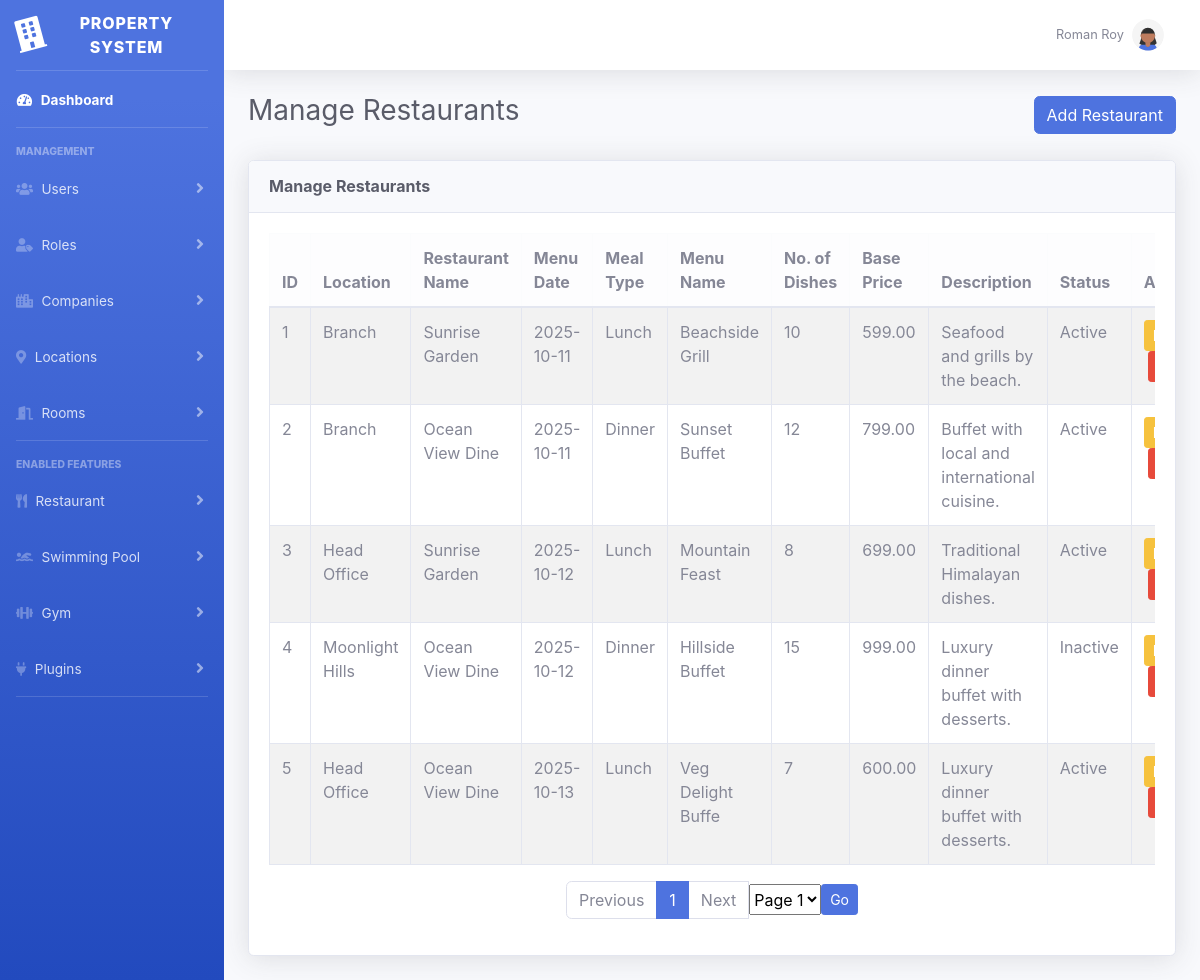
The page /admin.php?action=manageRestaurants (signed in) on the database its author committed.
### tables this page shows
CREATE TABLE `plugin_master` (
  `plugin_id` int(11) NOT NULL,
  `plugin_name` varchar(100) NOT NULL,
  `icon` varchar(100) DEFAULT NULL,
  `description` text DEFAULT NULL,
  `status` enum('active','inactive') DEFAULT 'active',
  `created_at` datetime DEFAULT current_timestamp()
);

CREATE TABLE `restaurants` (
  `restaurant_id` int(11) NOT NULL,
  `location_id` int(11) NOT NULL,
  `restaurant_name` varchar(255) NOT NULL,
  `menu_date` date NOT NULL,
  `meal_type` enum('lunch','dinner','buffet') NOT NULL,
  `menu_name` varchar(255) NOT NULL,
  `no_of_dishes` int(11) DEFAULT 10,
  `base_price` decimal(10,2) NOT NULL,
  `description` text DEFAULT NULL,
  `status` enum('active','inactive') DEFAULT 'active',
  `created_at` datetime DEFAULT current_timestamp(),
  `updated_at` datetime DEFAULT current_timestamp() ON UPDATE current_timestamp(),
  `is_deleted` tinyint(1) DEFAULT 0
);

CREATE TABLE `locations` (
  `location_id` int(11) NOT NULL,
  `location_name` varchar(150) NOT NULL,
  `place` varchar(150) NOT NULL,
  `country` varchar(100) NOT NULL,
  `state` varchar(100) NOT NULL,
  `city` varchar(100) NOT NULL,
  `company_id` int(11) NOT NULL,
  `contact_number` varchar(20) DEFAULT NULL,
  `manager` varchar(150) DEFAULT NULL,
  `created_by` int(11) DEFAULT NULL,
  `is_deleted` tinyint(1) NOT NULL DEFAULT 0,
  `created_at` timestamp NOT NULL DEFAULT current_timestamp()
);

### classes/Plugin.php (called while the page is built, shortened)
<?php
class Plugin {
    public static function getEnabled($pdo, $location_id) {
        $stmt = $pdo->prepare("
            SELECT p.plugin_id, p.plugin_name AS name
            FROM plugin_master p
            INNER JOIN location_plugins lp ON lp.plugin_id = p.plugin_id
            WHERE lp.location_id = ? AND lp.is_enabled = 1
        ");
        $stmt->execute([$location_id]);
        return $stmt->fetchAll(PDO::FETCH_ASSOC);
    }
}
?>

### templates/restaurants/manage_restaurant.php (the view, shortened to what this page needs)
<?php
$results = $results ?? [
    'pageTitle'   => 'Manage Restaurants / Menus',
    'message'     => '',
    'restaurants' => [],
    'currentPage' => 1,
    'totalPages'  => 1,
    'total'       => 0,
    'perPage'     => 25
];
$restaurants = $results['restaurants'];
$currentPage = (int)($results['currentPage'] ?? 1);
$totalPages  = (int)($results['totalPages'] ?? 1);
?>
<?php include __DIR__ . "/../include/header.php"; ?>
<div id="wrapper">
    <?php include __DIR__ . "/../include/sidebar.php"; ?>
    <div id="content-wrapper" class="d-flex flex-column">
        <div id="content">
            <?php include __DIR__ . "/../include/topbar.php"; ?>
            <div class="container-fluid">
                <div class="d-flex justify-content-between align-items-center mb-4">
                    <h1 class="h3 text-gray-800"><?= htmlspecialchars($results['pageTitle']) ?></h1>
                    <a href="<?= BASE_URL ?>/admin.php?action=newRestaurant" class="btn btn-primary">
                        <i class="bi bi-plus-circle"></i> Add Restaurant
                    </a>
                </div>
                <div class="card shadow mb-4">
                    <div class="card-header py-3">
                        <h6 class="m-0 font-weight-bold text-gray-800"><?= htmlspecialchars($results['pageTitle']) ?></h6>
                    </div>
                    <div class="card-body">
                        <div class="table-responsive">
                            <table class="table table-bordered table-striped align-middle">
                                <thead class="table-light">
                                    <tr>
                                        <th>ID</th>
                                        <th>Location</th>
                                        <th>Restaurant Name</th>
                                        <th>Menu Date</th>
                                        <th>Meal Type</th>
                                        <th>Menu Name</th>
                                        <th>No. of Dishes</th>
                                        <th>Base Price</th>
                                        <th>Description</th>
                                        <th>Status</th>
                                        <th>Actions</th>
                                    </tr>
                                </thead>
                                <tbody>
                                <?php if (!empty($restaurants)): ?>
                                    <?php foreach ($restaurants as $r): ?>
                                        <tr>
                                            <td><?= (int)$r['restaurant_id'] ?></td>
                                            <td><?= htmlspecialchars($r['location_name'] ?? '-') ?></td>
                                            <td><?= htmlspecialchars($r['restaurant_name'] ?? '-') ?></td>
                                            <td><?= htmlspecialchars($r['menu_date'] ?? '-') ?></td>
                                            <td><?= htmlspecialchars(ucfirst($r['meal_type'] ?? '-')) ?></td>
                                            <td><?= htmlspecialchars($r['menu_name'] ?? '-') ?></td>
                                            <td><?= htmlspecialchars($r['no_of_dishes'] ?? '-') ?></td>
                                            <td><?= htmlspecialchars($r['base_price'] ?? '-') ?></td>
                                            <td><?= htmlspecialchars($r['description'] ?? '-') ?></td>
                                            <td><?= htmlspecialchars(ucfirst($r['status'] ?? 'Inactive')) ?></td>
                                            <td>
                                                <a class="btn btn-sm btn-warning" href="<?= BASE_URL ?>/admin.php?action=editRestaurant&id=<?= $r['restaurant_id'] ?>">
                                                </a>
                                                <form method="get" action="<?= BASE_URL ?>/admin.php" style="display:inline-block; margin:0 4px;"
                                                      onsubmit="return confirm('Are you sure you want to delete this restaurant?');">
                                                    <button type="submit" class="btn btn-sm btn-danger">
                                                    </button>
                                                </form>
                                            </td>
                                        </tr>
                                    <?php endforeach; ?>
                                <?php else: ?>
                                    <tr><td colspan="11" class="text-center">No restaurants found.</td></tr>
                                <?php endif; ?>
                                </tbody>
                            </table>
                        </div>
                        <nav aria-label="Restaurant pagination">
                            <ul class="pagination justify-content-center align-items-center">
                                <li class="page-item <?= ($currentPage <= 1) ? 'disabled' : '' ?>">
                                    <a class="page-link" href="<?= BASE_URL ?>/admin.php?action=manageRestaurants&page=<?= max(1, $currentPage - 1) ?>">Previous</a>
                                </li>
                                <?php for ($i = 1; $i <= $totalPages; $i++): ?>
                                    <li class="page-item <?= ($i === $currentPage) ? 'active' : '' ?>">
                                        <a class="page-link" href="<?= BASE_URL ?>/admin.php?action=manageRestaurants&page=<?= $i ?>"><?= $i ?></a>
                                    </li>
                                <?php endfor; ?>
                                <li class="page-item <?= ($currentPage >= $totalPages) ? 'disabled' : '' ?>">
                                    <a class="page-link" href="<?= BASE_URL ?>/admin.php?action=manageRestaurants&page=<?= min($totalPages, $currentPage + 1) ?>">Next</a>
                                </li>
                                <li class="page-item ms-2">
                                    <form method="get" action="<?= BASE_URL ?>/admin.php" class="d-flex">
                                        <select name="page" class="form-select form-select-sm me-1">
                                            <?php for ($i = 1; $i <= $totalPages; $i++): ?>
                                                <option value="<?= $i ?>" <?= ($i === $currentPage) ? 'selected' : '' ?>>Page <?= $i ?></option>
                                            <?php endfor; ?>
                                        </select>
                                        <button type="submit" class="btn btn-sm btn-primary">Go</button>
                                    </form>
                                </li>
                            </ul>
                        </nav>
                    </div>
                </div>
            </div>
        </div>
        <?php include __DIR__ . "/../include/footer.php"; ?>

### templates/include/sidebar.php (shortened to what this page needs)
<?php
global $pdo;
$location_id = $_SESSION['location_id'] ?? null;
$enabledPlugins = [];
if ($location_id && isset($pdo)) {
    $enabledPlugins = Plugin::getEnabled($pdo, $location_id);
}
?>
<ul class="navbar-nav bg-gradient-primary sidebar sidebar-dark accordion" id="accordionSidebar">
  <a class="sidebar-brand d-flex align-items-center justify-content-center" href="<?= BASE_URL ?>/admin.php">
    <div class="sidebar-brand-icon rotate-n-15">
      <i class="fas fa-building"></i>
    </div>
    <div class="sidebar-brand-text mx-3">Property System</div>
  </a>
  <hr class="sidebar-divider my-0">
  <li class="nav-item active">
    <a class="nav-link" href="<?= BASE_URL ?>/admin.php">
      <i class="fas fa-fw fa-tachometer-alt"></i>
      <span>Dashboard</span>
    </a>
  </li>
  <hr class="sidebar-divider">
  <div class="sidebar-heading">Management</div>
  <li class="nav-item">
    <a class="nav-link collapsed" href="#" data-toggle="collapse" data-target="#collapseUsers">
      <i class="fas fa-users"></i>
      <span>Users</span>
    </a>
  </li>
  <li class="nav-item">
    <a class="nav-link collapsed" href="#" data-toggle="collapse" data-target="#collapseRoles">
      <i class="fas fa-user-tag"></i>
      <span>Roles</span>
    </a>
  </li>
  <li class="nav-item">
    <a class="nav-link collapsed" href="#" data-toggle="collapse" data-target="#collapseCompanies">
      <i class="fas fa-city"></i>
      <span>Companies</span>
    </a>
  </li>
  <li class="nav-item">
    <a class="nav-link collapsed" href="#" data-toggle="collapse" data-target="#collapseLocations">
      <i class="fas fa-map-marker-alt"></i>
      <span>Locations</span>
    </a>
  </li>
  <li class="nav-item">
    <a class="nav-link collapsed" href="#" data-toggle="collapse" data-target="#collapseRooms">
      <i class="fas fa-door-open"></i>
      <span>Rooms</span>
    </a>
  </li>
  <hr class="sidebar-divider">
  <?php if (!empty($enabledPlugins)): ?>
      <div class="sidebar-heading">Enabled Features</div>
      <?php
      $icons = [
          'Restaurant' => 'fa-utensils',
          'Swimming Pool' => 'fa-swimmer',
          'Parking' => 'fa-parking',
          'Spa' => 'fa-spa',
          'Gym' => 'fa-dumbbell',
          'Play Area' => 'fa-child'
      ];
      ?>
      <?php foreach ($enabledPlugins as $plugin): ?>
          <?php
          $pluginName = htmlspecialchars($plugin['name']);
          $pluginKey  = str_replace(' ', '', ucwords(strtolower($plugin['name'])));
          $icon = $icons[$plugin['name']] ?? 'fa-plug';
          ?>
          <li class="nav-item">
              <a class="nav-link collapsed" href="#" data-toggle="collapse" data-target="#collapse<?= $pluginKey ?>">
                  <i class="fas <?= $icon ?>"></i>
                  <span><?= $pluginName ?></span>
              </a>
          </li>
      <?php endforeach; ?>
  <?php endif; ?>
  <li class="nav-item">
    <a class="nav-link collapsed" href="#" data-toggle="collapse" data-target="#collapsePlugins">
      <i class="fas fa-plug"></i>
      <span>Plugins</span>
    </a>
  </li>
  <hr class="sidebar-divider d-none d-md-block">
</ul>

### rows shown on the page
plugin_master: plugin_name "Restaurant"
plugin_master: plugin_name "Swimming Pool"
plugin_master: plugin_name "Gym"
restaurants: restaurant_id "1", location.location_name "Branch", restaurant_name "Sunrise Garden", menu_date "2025-10-11", meal_type "Lunch", menu_name "Beachside Grill", no_of_dishes "10", base_price "599.00", description "Seafood and grills by the beach.", status "Active"
restaurants: restaurant_id "2", location.location_name "Branch", restaurant_name "Ocean View Dine", menu_date "2025-10-11", meal_type "Dinner", menu_name "Sunset Buffet", no_of_dishes "12", base_price "799.00", description "Buffet with local and international cuisine.", status "Active"
restaurants: restaurant_id "3", location.location_name "Head Office", restaurant_name "Sunrise Garden", menu_date "2025-10-12", meal_type "Lunch", menu_name "Mountain Feast", no_of_dishes "8", base_price "699.00", description "Traditional Himalayan dishes.", status "Active"
restaurants: restaurant_id "4", location.location_name "Moonlight Hills", restaurant_name "Ocean View Dine", menu_date "2025-10-12", meal_type "Dinner", menu_name "Hillside Buffet", no_of_dishes "15", base_price "999.00", description "Luxury dinner buffet with desserts.", status "Inactive"
restaurants: restaurant_id "5", location.location_name "Head Office", restaurant_name "Ocean View Dine", menu_date "2025-10-13", meal_type "Lunch", menu_name "Veg Delight Buffe", no_of_dishes "7", base_price "600.00", description "Luxury dinner buffet with desserts.", status "Active", page "Page 1"

### other values the page prints
$_SESSION['user_name'] "Roman Roy"
$results['pageTitle'] "Manage Restaurants"
